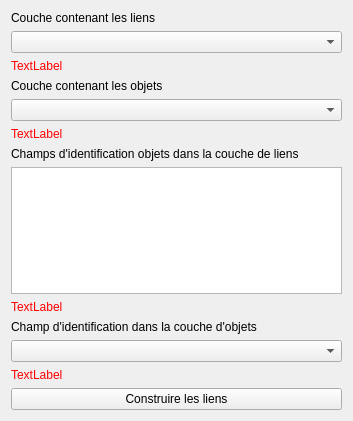
          <widget class="QWidget" name="link_creation">
           <property name="geometry">
            <rect>
             <x>0</x>
             <y>0</y>
             <width>353</width>
             <height>421</height>
            </rect>
           </property>
           <attribute name="label">
            <string>Création des liens</string>
           </attribute>
           <layout class="QVBoxLayout" name="verticalLayout_7">
            <item>
             <widget class="QLabel" name="label_21">
              <property name="text">
               <string>Couche contenant les liens</string>
              </property>
              <property name="alignment">
               <set>Qt::AlignBottom|Qt::AlignLeading|Qt::AlignLeft</set>
              </property>
             </widget>
            </item>
            <item>
             <widget class="QComboBox" name="link_creation_links_layer_comboBox">
              <property name="toolTip">
               <string>Sélectionnez la couche sans géométrie contenant les données de liens entre les objets</string>
              </property>
             </widget>
            </item>
            <item>
             <widget class="QLabel" name="link_creation_links_layer_checkLabel">
              <property name="styleSheet">
               <string notr="true">color: red;</string>
              </property>
              <property name="text">
               <string>TextLabel</string>
              </property>
             </widget>
            </item>
            <item>
             <widget class="QLabel" name="label_22">
              <property name="text">
               <string>Couche contenant les objets</string>
              </property>
              <property name="alignment">
               <set>Qt::AlignBottom|Qt::AlignLeading|Qt::AlignLeft</set>
              </property>
             </widget>
            </item>
            <item>
             <widget class="QComboBox" name="link_creation_objects_layer_comboBox">
              <property name="toolTip">
               <string>Sélectionnez la couche de points ou de polygones contenant les objets que vous souhaitez relier</string>
              </property>
             </widget>
            </item>
            <item>
             <widget class="QLabel" name="link_creation_objects_layer_checkLabel">
              <property name="styleSheet">
               <string notr="true">color: red;</string>
              </property>
              <property name="text">
               <string>TextLabel</string>
              </property>
             </widget>
            </item>
            <item>
             <widget class="QLabel" name="label_23">
              <property name="text">
               <string>Champs d'identification objets dans la couche de liens</string>
              </property>
              <property name="alignment">
               <set>Qt::AlignBottom|Qt::AlignLeading|Qt::AlignLeft</set>
              </property>
             </widget>
            </item>
            <item>
             <widget class="QListView" name="link_creation_links_layer_fields_listView">
              <property name="toolTip">
               <string>Sélectionnez dans la liste les 2 champs servant à identifier les objets reliés</string>
              </property>
              <property name="selectionMode">
               <enum>QAbstractItemView::NoSelection</enum>
              </property>
             </widget>
            </item>
            <item>
             <widget class="QLabel" name="link_creation_links_layer_fields_checkLabel">
              <property name="styleSheet">
               <string notr="true">color: red;</string>
              </property>
              <property name="text">
               <string>TextLabel</string>
              </property>
             </widget>
            </item>
            <item>
             <widget class="QLabel" name="label_24">
              <property name="text">
               <string>Champ d'identification dans la couche d'objets</string>
              </property>
              <property name="alignment">
               <set>Qt::AlignBottom|Qt::AlignLeading|Qt::AlignLeft</set>
              </property>
             </widget>
            </item>
            <item>
             <widget class="QComboBox" name="link_creation_objects_layer_field_comboBox">
              <property name="toolTip">
               <string>Sélectionnez le champ servant à identifier chaque objet</string>
              </property>
             </widget>
            </item>
            <item>
             <widget class="QLabel" name="link_creation_objects_layer_field_checkLabel">
              <property name="styleSheet">
               <string notr="true">color: red;</string>
              </property>
              <property name="text">
               <string>TextLabel</string>
              </property>
             </widget>
            </item>
            <item>
             <widget class="QPushButton" name="link_creation_pushButton">
              <property name="toolTip">
               <string>Lancez la création des liens</string>
              </property>
              <property name="text">
               <string>Construire les liens</string>
              </property>
             </widget>
            </item>
           </layout>
          </widget>
